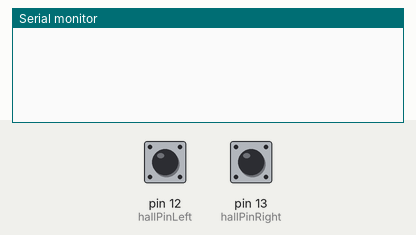
The sketch below on a simulated Arduino Uno, built with avr-gcc and run on an emulated ATmega328P. Parts: the last lines printed to the serial monitor. The inputs (shaded band) are chosen by the test bench; at power-on: pin 12 (hallPinLeft) HIGH, pin 13 (hallPinRight) HIGH.

Above: at 1.2 s.
1.3 s: pin 12 (hallPinLeft) pulled LOW for 0.15 s
At 2.6 s:
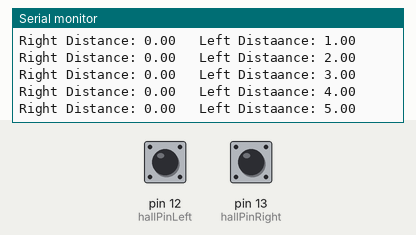
2.9 s: pin 13 (hallPinRight) pulled LOW for 0.15 s
At 4.1 s:
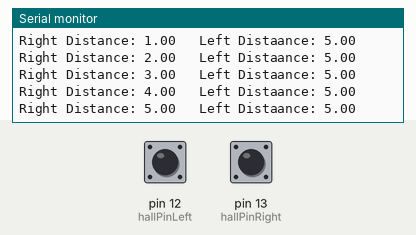
4.5 s: pin 12 (hallPinLeft) pulled LOW for 1 s
At 6.7 s:
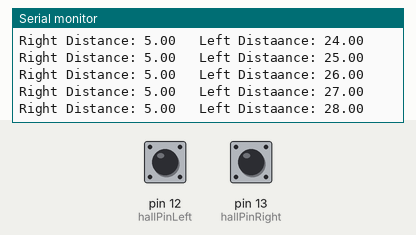
7.0 s: pin 13 (hallPinRight) pulled LOW for 1 s
At 9.1 s:
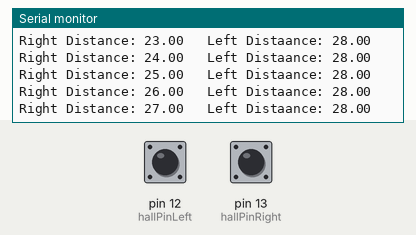
9.5 s: pin 12 (hallPinLeft) driven LOW and pin 13 (hallPinRight) driven LOW
At 9.57 s:
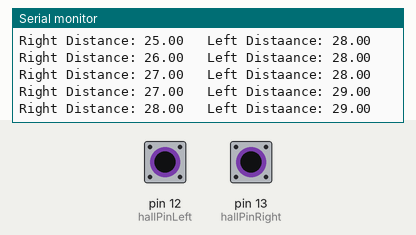
12.5 s: pin 12 (hallPinLeft) driven HIGH
Timing chart, 0 to 15.5 s (numbered marks = the images above; inputs shaded):
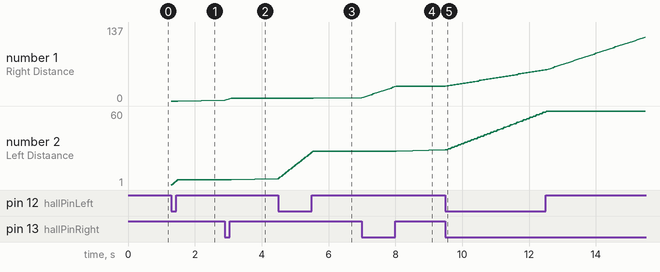

Measured:
- after the input at 1.3 s, the serial monitor: prints a new line at once (image 1)
- after the input at 2.9 s, the serial monitor: prints a new line at once (image 2)
- after the input at 4.5 s, the serial monitor: prints a new line at once (image 3)
- after the input at 7.0 s, the serial monitor: prints a new line at once (image 4)
- after the input at 9.5 s, the serial monitor: prints a new line at once (image 5)
- plotted number 1: 27 → 58 after the input at 9.5 s
- plotted number 2: 5 → 28 after the input at 4.5 s, 28 → 59 after the input at 9.5 s

The sketch:

hes_test.ino
```cpp
const int hallPinRight = 13; // hall effect sensor 1
int hallStateRight = 0; // "Button" variable #1 for right wheel
int HSRR; // "Button" variable #2 for right wheel
float hallRightCounter = 0; // State change counter for right wheel
float HRC1 = 0; // Distance covered by right wheel

const int hallPinLeft = 12; // hall effect sensor 2
int hallStateLeft = 0; // "Button" variable #1 for left wheel
int HSRL; // "Button" variable #2 for left wheel
float hallLeftCounter = 0; // State change counter for left wheel
float HLC1 = 0; // Distance covered by left wheel

void setup() {
  Serial.begin(9600);

  pinMode(hallPinRight, INPUT);
  pinMode(hallPinLeft, INPUT);
  HSRR = digitalRead(hallPinRight);
  HSRL = digitalRead(hallPinLeft);

}

void loop() {
  hallStateRight = digitalRead(hallPinRight);
  hallStateLeft = digitalRead(hallPinLeft);
 //Serial.print(hallStateRight); Serial.print("    "); Serial.println(hallStateLeft);
  if (hallStateRight != HSRR) {
    if (hallStateRight == LOW) {
      hallRightCounter++;
      HRC1 = ((hallRightCounter / 16) * 89);
      Serial.print("Right Distance: ");
      Serial.print(hallRightCounter);
      Serial.print("   Left Distaance: ");
      Serial.println(hallLeftCounter);
    }
  }

  if (hallStateLeft != HSRL) {
    if (hallStateLeft == LOW) {
      hallLeftCounter++;
      HLC1 = ((hallLeftCounter / 16) * 89);
      Serial.print("Right Distance: ");
      Serial.print(hallRightCounter);
      Serial.print("   Left Distaance: ");
      Serial.println(hallLeftCounter);
    }
  }
}
```
